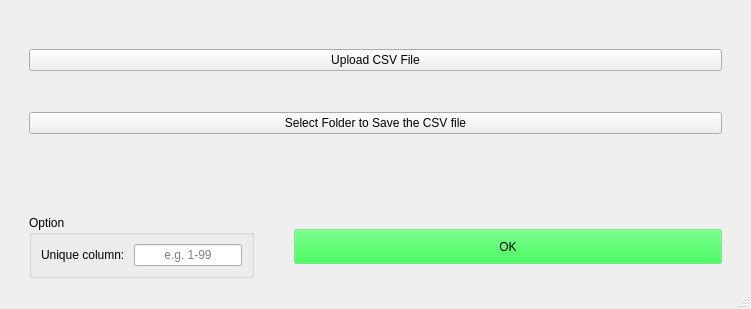
<?xml version="1.0" encoding="UTF-8"?>
<ui version="4.0">
 <class>MainWindow</class>
 <widget class="QMainWindow" name="MainWindow">
  <property name="geometry">
   <rect>
    <x>0</x>
    <y>0</y>
    <width>751</width>
    <height>309</height>
   </rect>
  </property>
  <property name="windowTitle">
   <string>MainWindow</string>
  </property>
  <widget class="QWidget" name="centralwidget">
   <layout class="QHBoxLayout" name="horizontalLayout">
    <item>
     <layout class="QVBoxLayout" name="verticalLayout">
      <item>
       <layout class="QHBoxLayout" name="horizontalLayout_3">
        <item>
         <spacer name="horizontalSpacer_5">
          <property name="orientation">
           <enum>Qt::Horizontal</enum>
          </property>
          <property name="sizeType">
           <enum>QSizePolicy::Preferred</enum>
          </property>
          <property name="sizeHint" stdset="0">
           <size>
            <width>20</width>
            <height>20</height>
           </size>
          </property>
         </spacer>
        </item>
        <item>
         <layout class="QVBoxLayout" name="verticalLayout_2" stretch="0,0,0,0,0,0,0">
          <property name="spacing">
           <number>0</number>
          </property>
          <item>
           <spacer name="verticalSpacer">
            <property name="orientation">
             <enum>Qt::Vertical</enum>
            </property>
            <property name="sizeType">
             <enum>QSizePolicy::Preferred</enum>
            </property>
            <property name="sizeHint" stdset="0">
             <size>
              <width>20</width>
              <height>40</height>
             </size>
            </property>
           </spacer>
          </item>
          <item>
           <widget class="QPushButton" name="btn_upload">
            <property name="minimumSize">
             <size>
              <width>300</width>
              <height>0</height>
             </size>
            </property>
            <property name="text">
             <string>Upload CSV File</string>
            </property>
           </widget>
          </item>
          <item>
           <widget class="QLabel" name="label_upload">
            <property name="text">
             <string/>
            </property>
            <property name="alignment">
             <set>Qt::AlignCenter</set>
            </property>
           </widget>
          </item>
          <item>
           <widget class="QPushButton" name="btn_path_selection">
            <property name="text">
             <string>Select Folder to Save the CSV file</string>
            </property>
           </widget>
          </item>
          <item>
           <widget class="QLabel" name="label_path_selection">
            <property name="text">
             <string/>
            </property>
            <property name="alignment">
             <set>Qt::AlignCenter</set>
            </property>
           </widget>
          </item>
          <item>
           <spacer name="verticalSpacer_2">
            <property name="orientation">
             <enum>Qt::Vertical</enum>
            </property>
            <property name="sizeType">
             <enum>QSizePolicy::Preferred</enum>
            </property>
            <property name="sizeHint" stdset="0">
             <size>
              <width>20</width>
              <height>40</height>
             </size>
            </property>
           </spacer>
          </item>
          <item>
           <layout class="QHBoxLayout" name="horizontalLayout_2">
            <item>
             <widget class="QGroupBox" name="groupBox_3">
              <property name="title">
               <string>Option</string>
              </property>
              <layout class="QHBoxLayout" name="horizontalLayout_6">
               <item>
                <layout class="QHBoxLayout" name="horizontalLayout_7">
                 <item>
                  <widget class="QLabel" name="label_3">
                   <property name="text">
                    <string>Unique column: </string>
                   </property>
                  </widget>
                 </item>
                 <item>
                  <widget class="QLineEdit" name="lineEdit_4">
                   <property name="inputMask">
                    <string/>
                   </property>
                   <property name="text">
                    <string/>
                   </property>
                   <property name="maxLength">
                    <number>2</number>
                   </property>
                   <property name="alignment">
                    <set>Qt::AlignCenter</set>
                   </property>
                   <property name="placeholderText">
                    <string>e.g. 1-99</string>
                   </property>
                  </widget>
                 </item>
                </layout>
               </item>
              </layout>
             </widget>
            </item>
            <item>
             <spacer name="horizontalSpacer_2">
              <property name="orientation">
               <enum>Qt::Horizontal</enum>
              </property>
              <property name="sizeHint" stdset="0">
               <size>
                <width>40</width>
                <height>20</height>
               </size>
              </property>
             </spacer>
            </item>
            <item>
             <widget class="QPushButton" name="btn_ok">
              <property name="sizePolicy">
               <sizepolicy hsizetype="Minimum" vsizetype="Fixed">
                <horstretch>1</horstretch>
                <verstretch>0</verstretch>
               </sizepolicy>
              </property>
              <property name="minimumSize">
               <size>
                <width>0</width>
                <height>35</height>
               </size>
              </property>
              <property name="styleSheet">
               <string notr="true">background-color:rgba(0, 255, 38,70)</string>
              </property>
              <property name="text">
               <string>OK</string>
              </property>
             </widget>
            </item>
           </layout>
          </item>
         </layout>
        </item>
        <item>
         <spacer name="horizontalSpacer_6">
          <property name="orientation">
           <enum>Qt::Horizontal</enum>
          </property>
          <property name="sizeType">
           <enum>QSizePolicy::Preferred</enum>
          </property>
          <property name="sizeHint" stdset="0">
           <size>
            <width>20</width>
            <height>20</height>
           </size>
          </property>
         </spacer>
        </item>
       </layout>
      </item>
     </layout>
    </item>
   </layout>
  </widget>
  <widget class="QMenuBar" name="menubar">
   <property name="geometry">
    <rect>
     <x>0</x>
     <y>0</y>
     <width>751</width>
     <height>21</height>
    </rect>
   </property>
  </widget>
  <widget class="QStatusBar" name="statusbar"/>
 </widget>
 <resources/>
 <connections/>
</ui>
